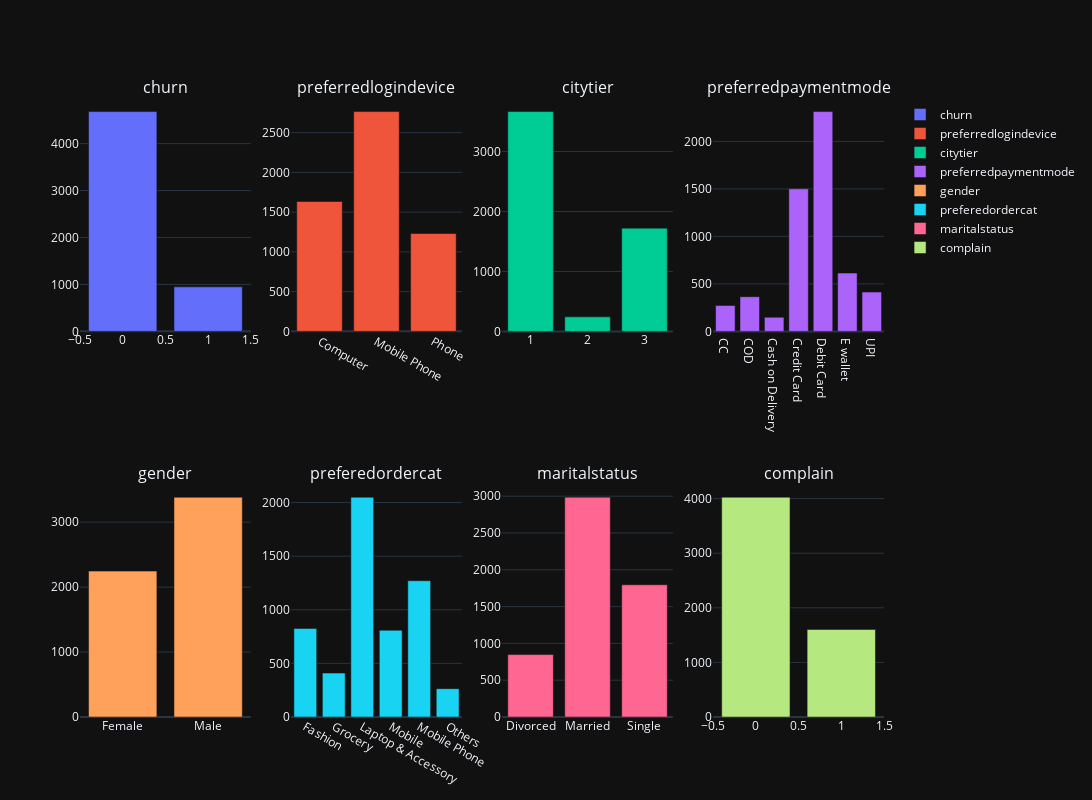

Source (notebook cell):
### Code cell
# Assuming cat_data is your DataFrame with numeric columns
fig = make_subplots(cols=4, rows=2, subplot_titles=cat_data.columns)


for i, col in enumerate(cat_data.columns):
    # Bar trace
    bar_trace = go.Bar(
        x=cat_data[col].value_counts().sort_index().index,
        y=cat_data[col].value_counts().sort_index().values,
        name=col
    )
    
    
    # Add traces to the figure
    fig.add_trace(bar_trace, row=i//4+1, col=i%4+1)

fig.update_layout(height=800, width=1400, template='plotly_dark')
fig.show()

### Figure 1 — Plotly figure (JSON) as saved in the notebook; plotly's stock layout.template omitted (floating-point values rounded to 4 significant figures)
{"data": [{"name": "churn", "type": "bar", "x": [0, 1], "xaxis": "x", "y": [4682, 948], "yaxis": "y"}, {"name": "preferredlogindevice", "type": "bar", "x": ["Computer", "Mobile Phone", "Phone"], "xaxis": "x2", "y": [1634, 2765, 1231], "yaxis": "y2"}, {"name": "citytier", "type": "bar", "x": [1, 2, 3], "xaxis": "x3", "y": [3666, 242, 1722], "yaxis": "y3"}, {"name": "preferredpaymentmode", "type": "bar", "x": ["CC", "COD", "Cash on Delivery", "Credit Card", "Debit Card", "E wallet", "UPI"], "xaxis": "x4", "y": [273, 365, 149, 1501, 2314, 614, 414], "yaxis": "y4"}, {"name": "gender", "type": "bar", "x": ["Female", "Male"], "xaxis": "x5", "y": [2246, 3384], "yaxis": "y5"}, {"name": "preferedordercat", "type": "bar", "x": ["Fashion", "Grocery", "Laptop & Accessory", "Mobile", "Mobile Phone", "Others"], "xaxis": "x6", "y": [826, 410, 2050, 809, 1271, 264], "yaxis": "y6"}, {"name": "maritalstatus", "type": "bar", "x": ["Divorced", "Married", "Single"], "xaxis": "x7", "y": [848, 2986, 1796], "yaxis": "y7"}, {"name": "complain", "type": "bar", "x": [0, 1], "xaxis": "x8", "y": [4026, 1604], "yaxis": "y8"}], "layout": {"annotations": [{"font": {"size": 16}, "showarrow": false, "text": "churn", "x": 0.1062, "xanchor": "center", "xref": "paper", "y": 1, "yanchor": "bottom", "yref": "paper"}, {"font": {"size": 16}, "showarrow": false, "text": "preferredlogindevice", "x": 0.3688, "xanchor": "center", "xref": "paper", "y": 1, "yanchor": "bottom", "yref": "paper"}, {"font": {"size": 16}, "showarrow": false, "text": "citytier", "x": 0.6313, "xanchor": "center", "xref": "paper", "y": 1, "yanchor": "bottom", "yref": "paper"}, {"font": {"size": 16}, "showarrow": false, "text": "preferredpaymentmode", "x": 0.8938, "xanchor": "center", "xref": "paper", "y": 1, "yanchor": "bottom", "yref": "paper"}, {"font": {"size": 16}, "showarrow": false, "text": "gender", "x": 0.1062, "xanchor": "center", "xref": "paper", "y": 0.375, "yanchor": "bottom", "yref": "paper"}, {"font": {"size": 16}, "showarrow": false, "text": "preferedordercat", "x": 0.3688, "xanchor": "center", "xref": "paper", "y": 0.375, "yanchor": "bottom", "yref": "paper"}, {"font": {"size": 16}, "showarrow": false, "text": "maritalstatus", "x": 0.6313, "xanchor": "center", "xref": "paper", "y": 0.375, "yanchor": "bottom", "yref": "paper"}, {"font": {"size": 16}, "showarrow": false, "text": "complain", "x": 0.8938, "xanchor": "center", "xref": "paper", "y": 0.375, "yanchor": "bottom", "yref": "paper"}], "height": 800, "width": 1400, "xaxis": {"anchor": "y", "domain": [0, 0.2125]}, "xaxis2": {"anchor": "y2", "domain": [0.2625, 0.475]}, "xaxis3": {"anchor": "y3", "domain": [0.525, 0.7375]}, "xaxis4": {"anchor": "y4", "domain": [0.7875, 1]}, "xaxis5": {"anchor": "y5", "domain": [0, 0.2125]}, "xaxis6": {"anchor": "y6", "domain": [0.2625, 0.475]}, "xaxis7": {"anchor": "y7", "domain": [0.525, 0.7375]}, "xaxis8": {"anchor": "y8", "domain": [0.7875, 1]}, "yaxis": {"anchor": "x", "domain": [0.625, 1]}, "yaxis2": {"anchor": "x2", "domain": [0.625, 1]}, "yaxis3": {"anchor": "x3", "domain": [0.625, 1]}, "yaxis4": {"anchor": "x4", "domain": [0.625, 1]}, "yaxis5": {"anchor": "x5", "domain": [0, 0.375]}, "yaxis6": {"anchor": "x6", "domain": [0, 0.375]}, "yaxis7": {"anchor": "x7", "domain": [0, 0.375]}, "yaxis8": {"anchor": "x8", "domain": [0, 0.375]}}}
